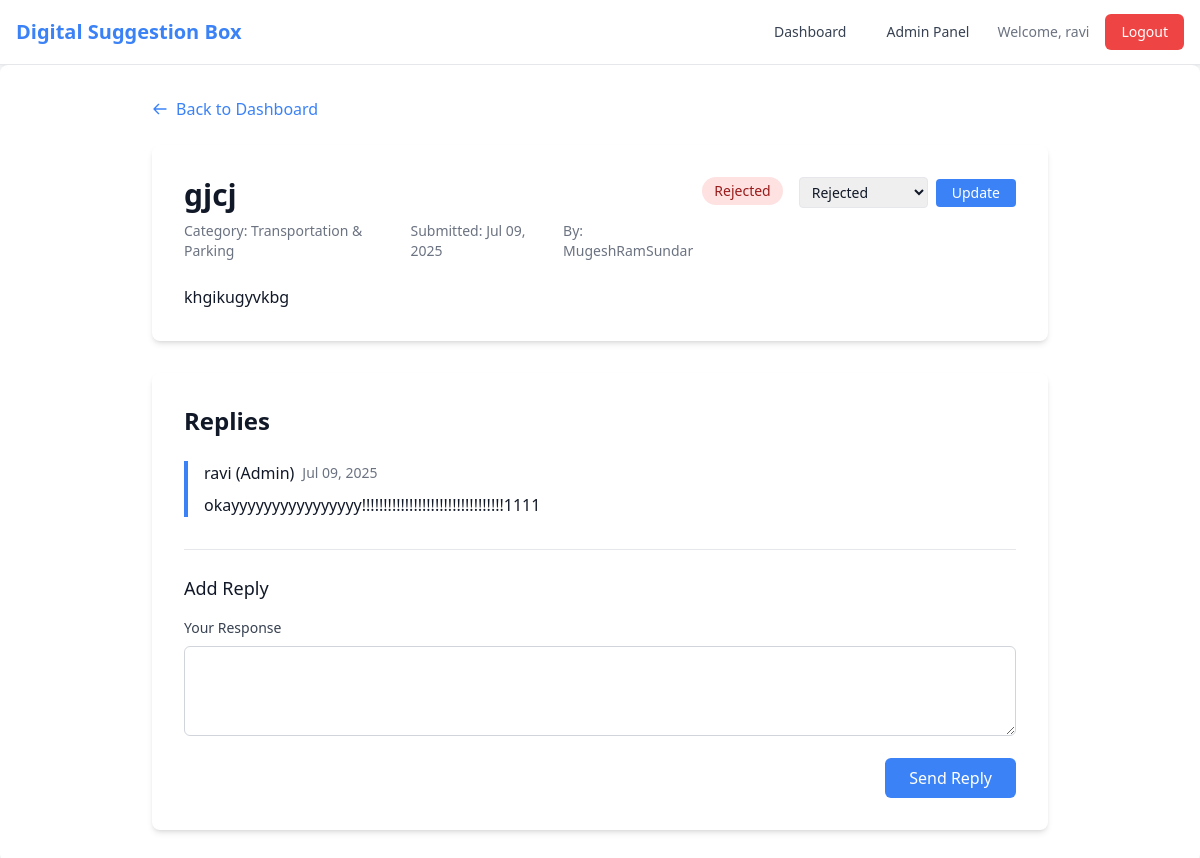
Page /suggestion/2/ (signed in) on the committed database.
### core/models.py (models this page shows, shortened)
class Suggestion(models.Model):
    STATUS_CHOICES = [
        ('under_review', 'Under Review'),
        ('accepted', 'Accepted'),
        ('rejected', 'Rejected'),
    ]
    user = models.ForeignKey(User, on_delete=models.SET_NULL, null=True, blank=True, related_name='suggestions')
    is_anonymous = models.BooleanField(default=False)
    category = models.ForeignKey(Category, on_delete=models.SET_NULL, null=True, related_name='suggestions')
    title = models.CharField(max_length=200)
    content = models.TextField()
    status = models.CharField(max_length=20, choices=STATUS_CHOICES, default='under_review')
    created_at = models.DateTimeField(auto_now_add=True)
    updated_at = models.DateTimeField(auto_now=True)
    sentiment = models.FloatField(null=True, blank=True, help_text="Sentiment polarity: -1 (negative) to 1 (positive)")
    is_spam = models.BooleanField(default=False, help_text="Flag if suggestion is likely spam")
    auto_category = models.CharField(max_length=100, null=True, blank=True, help_text="Auto-detected category")

class Category(models.Model):
    name = models.CharField(max_length=100, unique=True)
    created_by = models.ForeignKey(User, on_delete=models.SET_NULL, null=True, blank=True, related_name='created_categories')
    created_at = models.DateTimeField(auto_now_add=True)

class Reply(models.Model):
    suggestion = models.ForeignKey(Suggestion, on_delete=models.CASCADE, related_name='replies')
    admin = models.ForeignKey(User, on_delete=models.SET_NULL, null=True, related_name='admin_replies')
    content = models.TextField()
    created_at = models.DateTimeField(auto_now_add=True)

### core/views.py (the view)
# urls.py: path('suggestion/<int:suggestion_id>/', views.suggestion_detail, name='suggestion_detail'),
@login_required
def suggestion_detail(request, suggestion_id):
    suggestion = get_object_or_404(Suggestion, id=suggestion_id)
    can_manage = False
    can_view = False
    if request.user.is_superuser:
        can_manage = True
        can_view = True
    elif hasattr(request.user, 'category_admin'):
        if suggestion.category in request.user.category_admin.categories.all():
            can_manage = True
            can_view = True
    if suggestion.user == request.user:
        can_view = True
    if not can_view:
        messages.error(request, 'You do not have permission to view this suggestion.')
        return redirect('dashboard')
    if request.method == 'POST' and can_manage:
        reply_form = ReplyForm(request.POST)
        if reply_form.is_valid():
            reply = reply_form.save(commit=False)
            reply.suggestion = suggestion
            reply.admin = request.user
            reply.save()
            messages.success(request, 'Reply added successfully!')
            return redirect('suggestion_detail', suggestion_id=suggestion.id)
    else:
        reply_form = ReplyForm()
    return render(request, 'core/suggestion_detail.html', {
        'suggestion': suggestion,
        'reply_form': reply_form,
        'can_manage': can_manage,
    })

### core/forms.py
class ReplyForm(forms.ModelForm):
    class Meta:
        model = Reply
        fields = ['content']
        widgets = {
            'content': forms.Textarea(attrs={'class': 'w-full px-3 py-2 border border-gray-300 rounded-md focus:outline-none focus:ring-2 focus:ring-blue-500', 'rows': 3}),
        }

### core/templates/core/suggestion_detail.html (shortened to what this page needs)
{% extends 'core/base.html' %}
{% block content %}
<div class="max-w-4xl mx-auto">
    <div class="mb-6">
        <a href="{% url 'dashboard' %}" class="text-primary hover:text-blue-600 flex items-center">
            <svg class="w-4 h-4 mr-2" fill="none" stroke="currentColor" viewBox="0 0 24 24">
                <path stroke-linecap="round" stroke-linejoin="round" stroke-width="2" d="M10 19l-7-7m0 0l7-7m-7 7h18"></path>
            </svg>
            Back to Dashboard
        </a>
    </div>
    <div class="bg-white rounded-lg shadow-md p-8 mb-8">
        <div class="flex items-start justify-between mb-6">
            <div class="flex-1">
                <h1 class="text-3xl font-bold text-gray-900 mb-2">{{ suggestion.title }}</h1>
                <div class="flex items-center space-x-4 text-sm text-gray-500">
                    <span>Category: {{ suggestion.category.name }}</span>
                    <span>Submitted: {{ suggestion.created_at|date:"M d, Y" }}</span>
                    {% if suggestion.is_anonymous %}
                        <span class="text-gray-400">Anonymous</span>
                    {% else %}
                        <span>By: {{ suggestion.user.username }}</span>
                    {% endif %}
                </div>
            </div>
            <span id="status-badge" class="inline-flex items-center px-3 py-1 rounded-full text-sm font-medium
                {% if suggestion.status == 'under_review' %}bg-yellow-100 text-yellow-800
                {% elif suggestion.status == 'accepted' %} bg-green-100 text-green-800
                {% else %}bg-red-100 text-red-800{% endif %}">
                {{ suggestion.get_status_display }}
            </span>
            {% if can_manage %}
            <form id="status-update-form" class="ml-4 flex items-center" method="post" onsubmit="return false;">
                <select id="status-select" name="status" class="border rounded px-2 py-1 text-sm mr-2">
                    <option value="rejected" {% if suggestion.status == 'rejected' %}selected{% endif %}>Rejected</option>
                </select>
                <button type="submit" class="bg-primary hover:bg-blue-600 text-white font-medium py-1 px-4 rounded transition duration-200 text-sm">Update</button>
            </form>
            {% endif %}
        </div>
        <div class="prose max-w-none">
            <p class="text-gray-700 leading-relaxed">{{ suggestion.content|linebreaks }}</p>
        </div>
    </div>
    <div class="bg-white rounded-lg shadow-md p-8">
        <h2 class="text-2xl font-bold text-gray-900 mb-6">Replies</h2>
        {% if suggestion.replies.all %}
            <div class="space-y-6">
                {% for reply in suggestion.replies.all %}
                <div class="border-l-4 border-primary pl-4">
                    <div class="flex items-center justify-between mb-2">
                        <div class="flex items-center space-x-2">
                            <span class="font-medium text-gray-900">
                                {% if reply.admin %}
                                    {{ reply.admin.username }} (Admin)
                                {% else %}
                                    Admin
                                {% endif %}
                            </span>
                            <span class="text-sm text-gray-500">{{ reply.created_at|date:"M d, Y" }}</span>
                        </div>
                    </div>
                    <p class="text-gray-700">{{ reply.content|linebreaks }}</p>
                </div>
                {% endfor %}
            </div>
        {% endif %}
        {% if can_manage %}
            <div class="mt-8 pt-6 border-t border-gray-200">
                <h3 class="text-lg font-medium text-gray-900 mb-4">Add Reply</h3>
                <form method="post" class="space-y-4">
                    <div>
                        <label for="{{ reply_form.content.id_for_label }}" class="block text-sm font-medium text-gray-700 mb-2">
                            Your Response
                        </label>
                        {{ reply_form.content }}
                    </div>
                    <div class="flex justify-end">
                        <button type="submit" class="bg-primary hover:bg-blue-600 text-white font-medium py-2 px-6 rounded-md transition duration-200">
                            Send Reply
                        </button>
                    </div>
                </form>
            </div>
        {% endif %}
    </div>
</div>
{% endblock %}

### core/templates/core/base.html (shortened to what this page needs)
<!DOCTYPE html>
<html lang="en">
<head>
    <script src="https://cdn.tailwindcss.com"></script>
</head>
<body class="bg-gray-50 min-h-screen text-gray-900">
    <nav class="bg-white shadow-lg border-b border-gray-200">
        <div class="max-w-7xl mx-auto px-4">
            <div class="flex justify-between h-16">
                <div class="flex items-center">
                    <a href="{% url 'home' %}" class="text-xl font-bold text-primary">
                        Digital Suggestion Box
                    </a>
                </div>
                <div class="flex items-center space-x-4">
                    {% if user.is_authenticated %}
                        <a href="{% url 'dashboard' %}" class="text-gray-700 hover:text-primary px-3 py-2 rounded-md text-sm font-medium">
                            Dashboard
                        </a>
                        {% if user.is_staff %}
                            <a href="{% url 'admin_panel' %}" class="text-gray-700 hover:text-primary px-3 py-2 rounded-md text-sm font-medium">
                                Admin Panel
                            </a>
                        {% endif %}
                        <span class="text-gray-500 text-sm">Welcome, {{ user.username }}</span>
                        <a href="{% url 'logout' %}" class="bg-red-500 hover:bg-red-600 text-white px-4 py-2 rounded-md text-sm font-medium">
                            Logout
                        </a>
                    {% endif %}
                </div>
            </div>
        </div>
    </nav>
    <main class="max-w-7xl mx-auto px-4 py-8 bg-white rounded-lg shadow-lg">
        {% block content %}
        {% endblock %}
    </main>
</body>
</html>

### rows in the picture
Suggestion: title "gjcj", category.name "Transportation & Parking", created_at "Jul 09, 2025", user.username "MugeshRamSundar", status "Rejected", content "khgikugyvkbg"
Reply: admin.username "ravi", created_at "Jul 09, 2025", content "okayyyyyyyyyyyyyyyy!!!!!!!!!!!!!!!!!!!!!!!!!!!!!!!!!1111"

### other values in the picture
{{ user.username }} "ravi"
